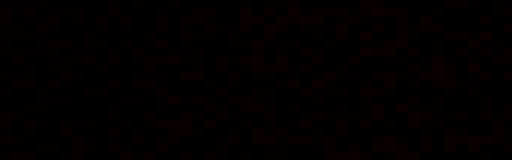
Frame 1 (no input)
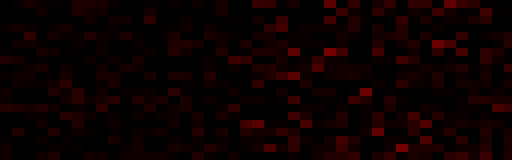
Frame 60 (the mouse pressed at the canvas centre just before this capture)
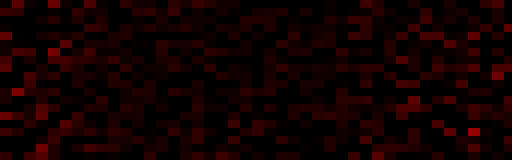
Frame 120 (the mouse held since frame 60 and released just before this capture)

The Processing sketch that drew these frames (run headless with seeded random() and noise(); from frame 60 on, the mouse is pressed at the canvas centre):

// Processing sketch: processing_53519
// ── processing_53519.pde



float x=0;
float y=0;
int pixls;
int shade;
int i = 1;
int alph = 10;
int da = 3;
int shadow = 20;
int ds = 20;

void setup()
{
  size(512,160);
  frameRate(8);
  background(0);
  rectMode(CORNERS);
  noStroke();
  smooth();
  pixls=10;
}

void draw()
{

  pixls=20;
  for(int k=0;k<pixls;k++)
  {
    x=0;
    for(int i=0; i<pixls*2+10; i++)
    {
      shade=int(random(255));
      if(shade<100)
      {
        fill(0);
      }
      else{
        fill(random(255),0,0,alph);
      }
      rect(x,y,x+width/(pixls*2),y+height/pixls);
      x=x+width/(pixls*2);
    }
    y=y+height/pixls;
  }
  x=0;
  y=0;
  alph += da;
  if (alph > 100 || alph < 10) {
    da *= -1;
  }
  noStroke();
  fill(0,0,0,50);
  ellipse(shadow,height/2+random(30)-15,300,300);
  shadow += ds;
  if(shadow > width || shadow < 0) {
    ds *= -1;
  }
  
}

    
    
    
